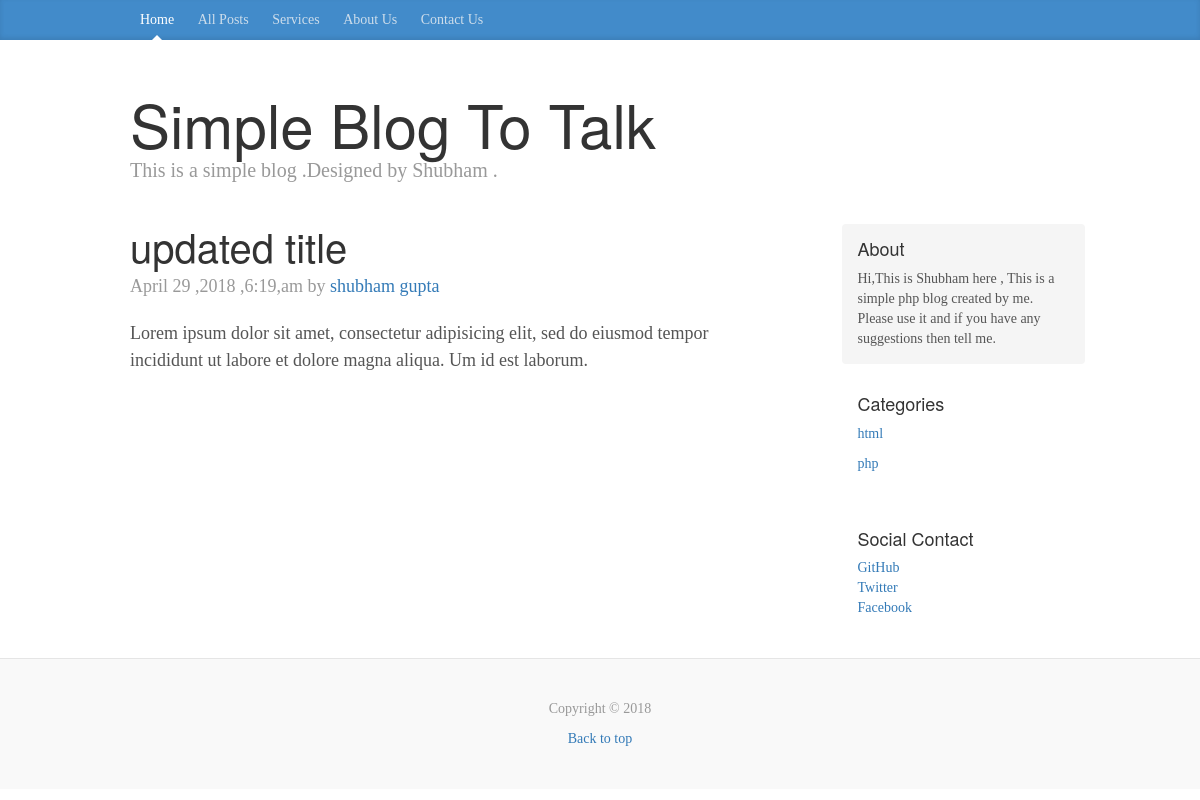
Page /single.php?id=1 on the committed database.
### tables this page shows
CREATE TABLE `post` (
  `id` int(11) NOT NULL,
  `category` int(11) NOT NULL,
  `title` varchar(255) NOT NULL,
  `content` text NOT NULL,
  `author` varchar(255) NOT NULL,
  `tags` text NOT NULL,
  `date` timestamp NOT NULL DEFAULT CURRENT_TIMESTAMP
);

CREATE TABLE `categories` (
  `id` int(11) NOT NULL,
  `title` text NOT NULL
);

### libs/database.php (called while the page is built, shortened)
<?php
  class Database{
    public $host = DB_HOST;
    public $user = DB_USER;
    public $pass = DB_PASS;
    public $db_name = DB_NAME;
    public $link;
    private function connect(){
      $this->link=new mysqli($this->host,$this->user,$this->pass,$this->db_name);
    }
    public function select($query){
      $result = $this->link->query($query);
      if($result->num_rows>0){
        return $result;
      }else{
        return false;
      }
    }
  }
?>

### functions.php (called while the page is built)
<?php
  function formatDate($date){
    return date('F j ,Y ,g:i,a',strtotime($date));
  }
?>

### single.php (the view, shortened to what this page needs)
<?php
  include 'libs/database.php';
  include 'functions.php';
  $db = new Database();
  if(isset($_GET['id'])){
  $id = $_GET['id'];
  $query = "select * from post where id ='$id' ";
  $post = $db->select($query);
  $row = $post->fetch_array();
  }
?>
<!DOCTYPE html>
<html lang="en">
  <head>
    <link href="bootstrap/bootstrap.min.css" rel="stylesheet">
    <link href="bootstrap/css/ie10-viewport-bug-workaround.css" rel="stylesheet">
    <link href="bootstrap/css/blog.css" rel="stylesheet">
    <link href="bootstrap/css/button.css" rel="stylesheet">
  </head>
  <body>
    <div class="blog-masthead">
      <div class="container">
        <nav class="blog-nav">
          <a class="blog-nav-item active" href="index.php">Home</a>
          <a class="blog-nav-item" href="posts.php">All Posts</a>
          <a class="blog-nav-item" href="services.php">Services</a>
          <a class="blog-nav-item" href="about.php">About Us</a>
          <a class="blog-nav-item" href="contact.php">Contact Us</a>
        </nav>
      </div>
    </div>
    <div class="container">
      <div class="blog-header">
        <h1 class="blog-title">Simple Blog To Talk</h1>
        <p class="lead blog-description">This is a simple blog .Designed by Shubham . </p>
      </div>
      <div class="row">
        <div class="col-sm-8 blog-main">
          <div class="blog-post">
            <h2 class="blog-post-title"><?php echo $row['title']; ?></h2>
            <p class="blog-post-meta"><?php echo formatDate($row['date']);?> by <a href="#"><?php echo $row['author'];?></a></p>
            <p><?php echo $row['content'];?></p>
          </div>
        <?php
        include 'includes/footer.php';
        ?>

### includes/footer.php (shortened to what this page needs)
<?php
  $query = "select * from categories";
  $cats = $db->select($query);
?>
        </div>
        <div class="col-sm-3 col-sm-offset-1 blog-sidebar">
          <div class="sidebar-module sidebar-module-inset">
            <h4>About</h4>
            <p>Hi,This is Shubham here , This is a simple php blog created by me. Please use it and if you have any suggestions then tell me.</p>
          </div>
          <div class="sidebar-module">
            <h4>Categories</h4>
            <?php
              while($row = $cats->fetch_array()):
            ?>
            <ol class="list-unstyled">
              <li><a href="category.php?id=<?php echo $row['id'];?>"><?php echo $row['title'];?> </a></li>
            </ol>
              <?php endwhile; ?>
          </div>
          <div class="sidebar-module">
            <h4>Social Contact</h4>
            <ol class="list-unstyled">
              <li><a href="#">GitHub</a></li>
              <li><a href="#">Twitter</a></li>
              <li><a href="#">Facebook</a></li>
            </ol>
          </div>
        </div>
      </div>
    </div>
    <footer class="blog-footer">
      <p>Copyright &copy; 2018</p>
      <p>
        <a href="#">Back to top</a>
      </p>
    </footer>
  </body>
</html>

### rows in the picture
post: title "updated title", date "April 29 ,2018 ,6:19,am", author "shubham gupta", content "Lorem ipsum dolor sit amet, consectetur adipisicing elit, sed do eiusmod tempor incididunt ut labore et dolore magna aliqua. Um id est laborum."
categories: title "html"
categories: title "php"
